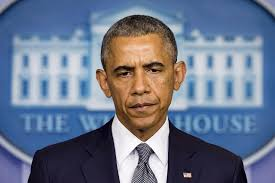
#> input picture ImagesObama/1.1.jpg, 275 x 183 px; its folder holds only this picture in this run
$ python testdatabase.py
#> lines starting #> are read from the running program, lines starting #| are printed output that depends on the picture
import numpy as np
import cv2
import os
path = 'ImagesObama'
faceDetector=cv2.CascadeClassifier('haarcascade_frontalface_default.xml')
imagePaths=[os.path.join(path,f) for f in os.listdir(path)]
for imagePath in imagePaths:
	IDSample=int(os.path.split(imagePath)[-1].split('.')[1])
	ID=int(os.path.split(imagePath)[-1].split('.')[0])
	ID = ID + 3
	img = cv2.imread(imagePath)
#> img is the input picture: shape (183, 275, 3); mean B, G, R 140.6, 119, 108.2
	gray = cv2.cvtColor(img, cv2.COLOR_BGR2GRAY)
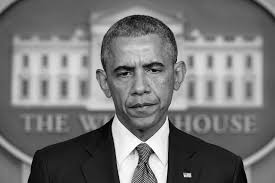
#> gray: shape (183, 275); min 0, max 255, mean 118.2
	faces = faceDetector.detectMultiScale(gray, 1.3, 5)
#> faces = [[99, 39, 82, 82]]
	for (x,y,w,h) in faces:
	    cv2.rectangle(img, (x,y), (x+w,y+h), (255,0,0), 2)
	    cv2.imshow('Frame',img)
	    if cv2.waitKey(100) & 0xFF == ord('q'):
	        break
	    cv2.imwrite("dataSet/User."+str(ID) +'.'+ str(IDSample) + ".jpg", gray[y:y+h,x:x+w])
#> this loop made 1 pass; (key q is pressed on pass 1)
#> pass 1, `cv2.imshow('Frame',img)`:
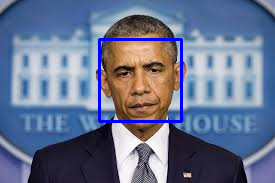
#> window 'Frame': shape (183, 275, 3); mean B, G, R 143, 116.3, 105.2
# [4 lines of commented-out code are left out]
cv2.waitKey()
cv2.destroyAllWindows()

$ run again, on ImagesObama/1.13.jpg
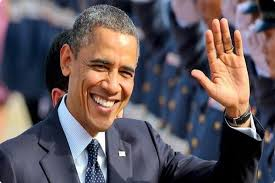
#> input picture ImagesObama/1.13.jpg, 275 x 183 px
#> img is the input picture: shape (183, 275, 3); mean B, G, R 92.2, 86.5, 96.4
#> `gray = cv2.cvtColor(img, cv2.COLOR_BGR2GRAY)`:
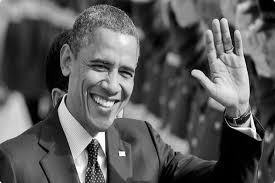
#> gray: shape (183, 275); min 0, max 255, mean 90.1
#> faces = [[73, 39, 79, 79]]
#> the loop `for (x,y,w,h) in faces:` made 1 pass; (key q is pressed on pass 1)
#> pass 1, `cv2.imshow('Frame',img)`:
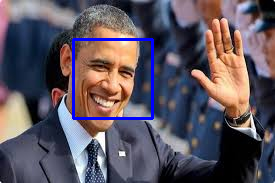
#> window 'Frame': shape (183, 275, 3); mean B, G, R 95.1, 84.5, 94

$ run again, on ImagesObama/1.14.jpg
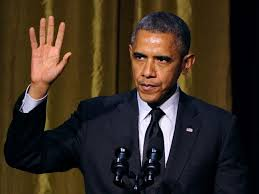
#> input picture ImagesObama/1.14.jpg, 259 x 194 px
#> img is the input picture: shape (194, 259, 3); mean B, G, R 33.5, 44.6, 56.5
#> `gray = cv2.cvtColor(img, cv2.COLOR_BGR2GRAY)`:
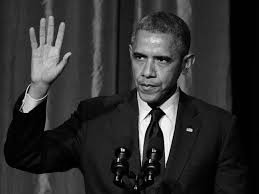
#> gray: shape (194, 259); min 0, max 254, mean 46.9
#> faces = [[121, 37, 59, 59]]
#> the loop `for (x,y,w,h) in faces:` made 1 pass; (key q is pressed on pass 1)
#> pass 1, `cv2.imshow('Frame',img)`:
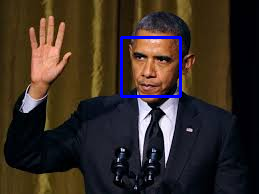
#> window 'Frame': shape (194, 259, 3); mean B, G, R 36.5, 43.7, 55.3

$ run again, on ImagesObama/1.15.jpg
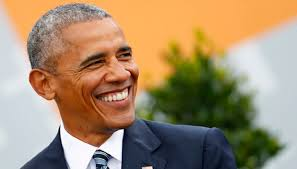
#> input picture ImagesObama/1.15.jpg, 297 x 169 px
#> img is the input picture: shape (169, 297, 3); mean B, G, R 109.7, 140.2, 164.4
#> `gray = cv2.cvtColor(img, cv2.COLOR_BGR2GRAY)`:
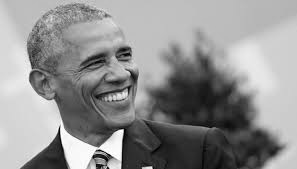
#> gray: shape (169, 297); min 0, max 255, mean 144
#> faces = [[68, 24, 90, 90]]
#> the loop `for (x,y,w,h) in faces:` made 1 pass; (key q is pressed on pass 1)
#> pass 1, `cv2.imshow('Frame',img)`:
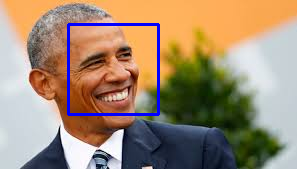
#> window 'Frame': shape (169, 297, 3); mean B, G, R 113.6, 137.4, 160.3

$ run again, on ImagesObama/1.10.jpg
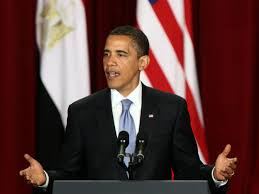
#> input picture ImagesObama/1.10.jpg, 259 x 194 px
#> img is the input picture: shape (194, 259, 3); mean B, G, R 53.4, 55.9, 89
#> `gray = cv2.cvtColor(img, cv2.COLOR_BGR2GRAY)`:
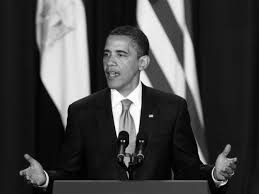
#> gray: shape (194, 259); min 0, max 255, mean 65.5
#> faces = [[91, 36, 49, 49]]
#> the loop `for (x,y,w,h) in faces:` made 1 pass; (key q is pressed on pass 1)
#> pass 1, `cv2.imshow('Frame',img)`:
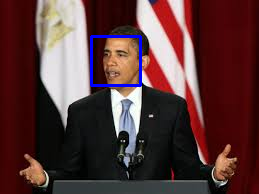
#> window 'Frame': shape (194, 259, 3); mean B, G, R 55.8, 55.1, 87.9
